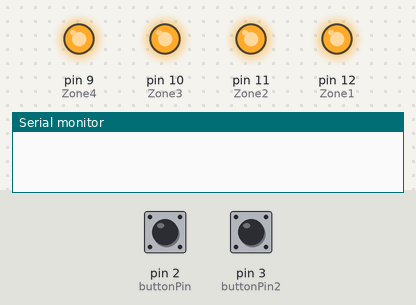
Bench run of a sketch on a simulated Arduino Uno, built with avr-gcc and run on an emulated ATmega328P. Parts: output pins drawn as LEDs (lit = HIGH), the last lines printed to the serial monitor. The inputs (shaded band) are chosen by the test bench; at power-on: pin 2 (buttonPin) LOW, pin 3 (buttonPin2) LOW.

Above: at 1.2 s.
1.3 s: pin 2 (buttonPin) pulled HIGH for 0.15 s
2.9 s: pin 3 (buttonPin2) pulled HIGH for 0.15 s
At 3.7 s:
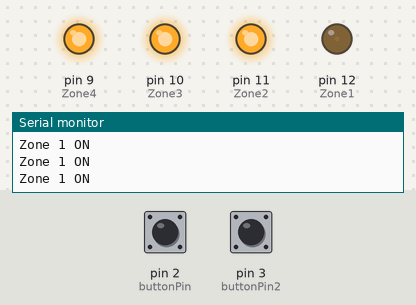
5.9 s: pin 2 (buttonPin) pulled HIGH for 1 s
At 8.2 s:
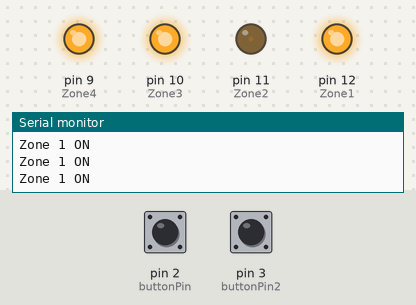
9.9 s: pin 2 (buttonPin) pulled HIGH for 0.15 s
At 10.5 s:
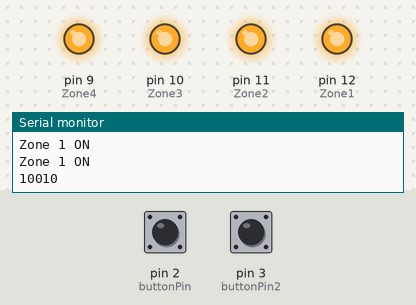
11.5 s: pin 2 (buttonPin) driven HIGH and pin 3 (buttonPin2) driven HIGH
At 12.2 s:
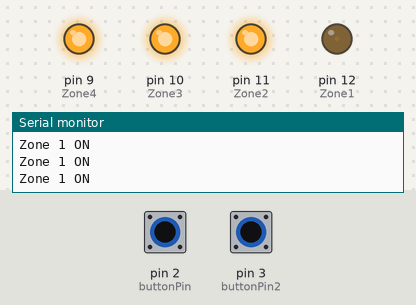
13.1 s: pin 2 (buttonPin) driven LOW
At 21.2 s:
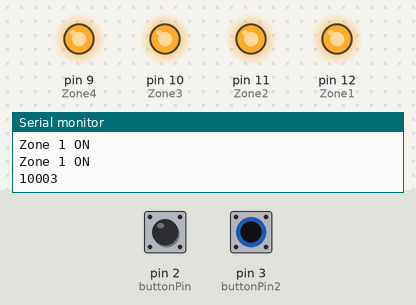
Timing chart, 0 to 21.5 s (numbered marks = the images above; inputs shaded):
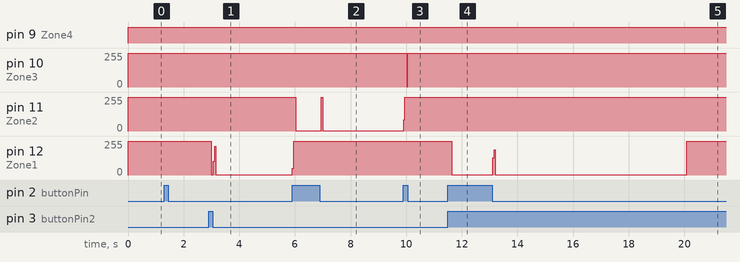

Measured:
- after the input at 2.9 s, pin 12 (Zone1): 255/255 → 1/255 after 0.09 s
- after the input at 5.9 s, pin 11 (Zone2): 255/255 → 1/255 after 0.12 s; pin 12 (Zone1): 1/255 → 255/255 at once
- after the input at 9.9 s, pin 10 (Zone3): 255/255 → 1/255 after 0.12 s, → 255/255 0.04 s later
- after the input at 11.5 s, pin 12 (Zone1): 255/255 → 1/255 after 0.14 s
- after the input at 13.1 s, pin 12 (Zone1): 1/255 → 255/255 after 7.0 s

The sketch:

Arduino.ino
```cpp
// this constant won't change:
const int  buttonPin = 2;    // the pin that the pushbutton is attached to
const int  buttonPin2 = 3;


const int Zone1 = 12;    // Zone 1 Valve connected to digital pin 12
const int Zone2 = 11;    // Zone 2 Valve connected to digital pin 11
const int Zone3 = 10;    // Zone3 connected to digital pin 10
const int Zone4 = 9;    // Zone4 connected to digital pin 9

const int Reset1 = 4;
const int Reset2 = 5;
const int Reset4 = 7;
const int Reset3 = 8;

//Timeing Variable constants won't change :
unsigned long interval = 10000; // The time we need to water zone
int AllTime=10;
// Variables will change:
unsigned long previousMillis = 0;        // Variable for storing a time stamp

int buttonPushCounter = 0;   // counter for the number of button presses
int buttonState = 0;         // current state of the button
int lastButtonState = 0;     // previous state of the button

int buttonPushCounter2 = 0;   // counter for the number of button presses
int buttonState2 = 0;         // current state of the button
int lastButtonState2 = 0;     // previous state of the button

int RunZone = 0;               //Variable for zone selection
int i1 = 0;                    //Variable for all zone timer
int i2 = 0;                    //Variable for all zone timer
int i3 = 0;                    //Variable for all zone timer
int i4 = 0;                    //Variable for all zone timer


void setup() {
  // initialize the button pin as a input:
  pinMode(buttonPin, INPUT);
  pinMode(buttonPin2, INPUT);
  // initialize the LED as an output:

  pinMode(Zone1, OUTPUT);
  pinMode(Zone2, OUTPUT);
  pinMode(Zone3, OUTPUT);
  pinMode(Zone4, OUTPUT);


//digitalWrite(Zone1, Zone1State);

  // initialize serial communication:
  Serial.begin(9600);
}


void loop() {
 digitalWrite(Zone1, HIGH);
 digitalWrite(Zone2, HIGH);
 digitalWrite(Zone3, HIGH);
 digitalWrite(Zone4, HIGH);

  // read the pushbutton input pin:
  buttonState = digitalRead(buttonPin);

  // compare the buttonState to its previous state
  if (buttonState != lastButtonState) {
    // if the state has changed, increment the counter
    if (buttonState == HIGH) {
      // if the current state is HIGH then the button went from off to on:
      buttonPushCounter++;
      //Serial.println("B1 on");
      Serial.print("number of button pushes: ");
      Serial.println(buttonPushCounter);
    } else {
      // if the current state is LOW then the button went from on to off:
      //Serial.println("B1 off");
    }
    // Delay a little bit to avoid bouncing
    delay(50);
  }
  // save the current state as the last state, for next time through the loop
  lastButtonState = buttonState;


  buttonState2 = digitalRead(buttonPin2);

  // compare the buttonState to its previous state
  if (buttonState2 != lastButtonState2) {
    // if the state has changed, increment the counter
    if (buttonState2 == HIGH) {
      // if the current state is HIGH then the button went from off to on:
      buttonPushCounter2++;
      //Serial.println("B2 on");
      Serial.print("number of button2 pushes: ");
      Serial.println(buttonPushCounter2);
    } else {
      // if the current state is LOW then the button went from on to off:
      //Serial.println("B2 off");
    }
    // Delay a little bit to avoid bouncing
    delay(50);

  // save the current state as the last state, for next time through the loop
  lastButtonState2 = buttonState2;
  }

// Determine what zone will run from the number of times the wifi chip sends a signal
RunZone = buttonState;

if (buttonPushCounter ==1) {
  RunZone =Zone1;
}
else if (buttonPushCounter ==2) {
  RunZone =Zone2;
}

else if (buttonPushCounter ==3) {
  RunZone =Zone3;
}
else if (buttonPushCounter ==4) {
  RunZone =Zone4;
}
//else if (buttonPushCounter ==5) {
 // RunZone =AllZones;


//Program Cycle

if (buttonPushCounter  >= 1 && buttonPushCounter  <= 4 && buttonPushCounter2 == 1 ) {

unsigned long currentMillis = millis(); // grab current time

digitalWrite(RunZone,LOW); // sets the Sprinkler Zone On
Serial.println("Zone 1 ON");

// check if "interval" time has passed (interval milliseconds)
        if ((unsigned long)(currentMillis - previousMillis) >= interval) {

      //Serial.println("Zone 1 off");
      digitalWrite(RunZone,HIGH);
      Serial.println(currentMillis-previousMillis);
      previousMillis = millis();

      buttonPushCounter = 0;
      buttonPushCounter2 = 0;

      }
}

else if (buttonPushCounter  == 5 && buttonPushCounter2 == 1 ) {

digitalWrite(Zone1, LOW);   // set the Zone1 on
Serial.println("Zone 1 on");
   while ( i1 <= AllTime && digitalRead(buttonPin2)==HIGH){
   Serial.println(i1);
   delay(1000);
   i1++;
   }
   i1=0;
   digitalWrite(Zone1, HIGH);    // set the Zone1 off
   delay(1.5);                  // wait

   digitalWrite(Zone2, LOW);   // set the Zone2 on
   Serial.println("Zone 2 on");
    while ( i2 <= AllTime && digitalRead(buttonPin2)==HIGH){
    Serial.println(i2);
   delay(1000);
   i2++;
   }                 // wait
   i2=0;
   digitalWrite(Zone2, HIGH);    // set the Zone2 off
   delay(1.5);                  // wait for a second

   digitalWrite(Zone3, LOW);   // set the Zone3 on
   Serial.println("Zone 3 on");
   while ( i3 <= AllTime && digitalRead(buttonPin2)==HIGH){
    Serial.println(i3);
   delay(1000);
   i3++;
   }                 // wait
   i3=0;
   digitalWrite(Zone3, HIGH);    // set the Zone3 off
   delay(1.5);                   // wait

   digitalWrite(Zone4, LOW);   // set the Zone4 on
    while ( i4 <= AllTime && digitalRead(buttonPin2)==HIGH){
    Serial.println(i4);
   delay(1000);
   i4++;
   }                 // wait
   i4=0;
   digitalWrite(Zone4, HIGH);    // set the Zone4 off
   Serial.println("Zone 4 on");
   delay(1.5);                  // wait
   buttonPushCounter = 0;
   buttonPushCounter2 = 0;
   previousMillis = millis();
}

else if  (buttonPushCounter  >= 1 && buttonPushCounter2 >= 2 ){
digitalWrite(RunZone,HIGH); // sets the Sprinkler Zone off
buttonPushCounter = 0;
buttonPushCounter2 = 0;
previousMillis = millis();

 }
}
```
